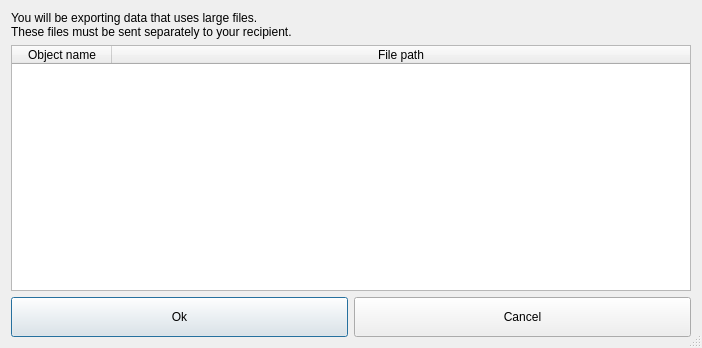
<?xml version="1.0" encoding="UTF-8"?>
<ui version="4.0">
 <class>ExportFileObject</class>
 <widget class="QDialog" name="ExportFileObject">
  <property name="windowModality">
   <enum>Qt::ApplicationModal</enum>
  </property>
  <property name="geometry">
   <rect>
    <x>0</x>
    <y>0</y>
    <width>702</width>
    <height>348</height>
   </rect>
  </property>
  <property name="sizePolicy">
   <sizepolicy hsizetype="Preferred" vsizetype="Preferred">
    <horstretch>0</horstretch>
    <verstretch>0</verstretch>
   </sizepolicy>
  </property>
  <property name="windowTitle">
   <string>Export of file-dependent objects</string>
  </property>
  <property name="sizeGripEnabled">
   <bool>true</bool>
  </property>
  <property name="modal">
   <bool>true</bool>
  </property>
  <layout class="QGridLayout" name="gridLayout">
   <item row="2" column="1">
    <widget class="QPushButton" name="CancelBtn">
     <property name="minimumSize">
      <size>
       <width>0</width>
       <height>40</height>
      </size>
     </property>
     <property name="focusPolicy">
      <enum>Qt::NoFocus</enum>
     </property>
     <property name="text">
      <string>Cancel</string>
     </property>
    </widget>
   </item>
   <item row="2" column="0">
    <widget class="QPushButton" name="okBtn">
     <property name="minimumSize">
      <size>
       <width>0</width>
       <height>40</height>
      </size>
     </property>
     <property name="text">
      <string>Ok</string>
     </property>
    </widget>
   </item>
   <item row="0" column="0" colspan="2">
    <widget class="QLabel" name="Label">
     <property name="text">
      <string>You will be exporting data that uses large files.
These files must be sent separately to your recipient.</string>
     </property>
    </widget>
   </item>
   <item row="1" column="0" colspan="2">
    <widget class="QTableWidget" name="tableWidget">
     <property name="sizeAdjustPolicy">
      <enum>QAbstractScrollArea::AdjustToContents</enum>
     </property>
     <property name="selectionMode">
      <enum>QAbstractItemView::NoSelection</enum>
     </property>
     <property name="selectionBehavior">
      <enum>QAbstractItemView::SelectItems</enum>
     </property>
     <attribute name="horizontalHeaderCascadingSectionResizes">
      <bool>true</bool>
     </attribute>
     <attribute name="horizontalHeaderMinimumSectionSize">
      <number>40</number>
     </attribute>
     <attribute name="horizontalHeaderDefaultSectionSize">
      <number>100</number>
     </attribute>
     <attribute name="horizontalHeaderStretchLastSection">
      <bool>true</bool>
     </attribute>
     <attribute name="verticalHeaderVisible">
      <bool>false</bool>
     </attribute>
     <column>
      <property name="text">
       <string>Object name</string>
      </property>
     </column>
     <column>
      <property name="text">
       <string>File path</string>
      </property>
     </column>
    </widget>
   </item>
  </layout>
 </widget>
 <tabstops>
  <tabstop>tableWidget</tabstop>
  <tabstop>okBtn</tabstop>
 </tabstops>
 <resources/>
 <connections/>
</ui>
